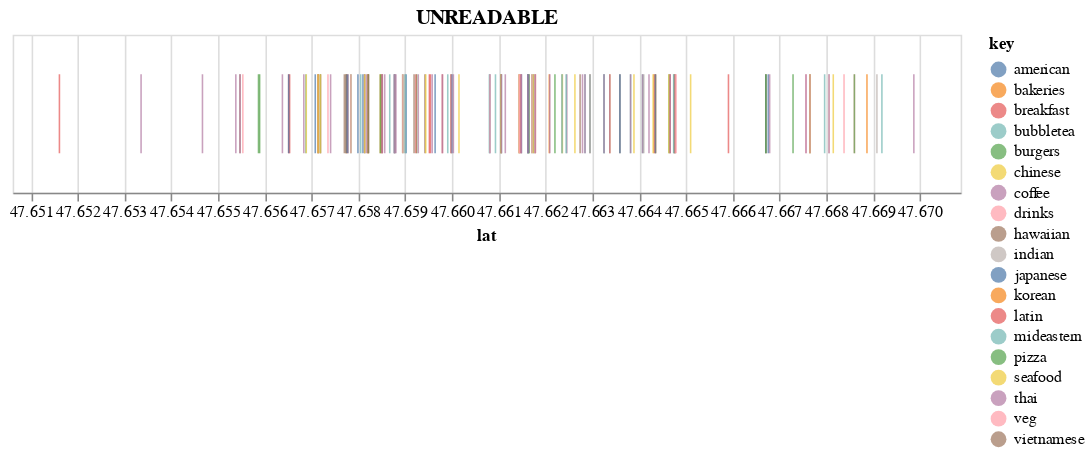

Here is the notebook cell this chart was saved with:
### Markdown cell above
**Part 4**

### Code cell
alt.Chart(d).mark_tick(height=50).encode(
    x=alt.X("lat:Q", scale=alt.Scale(domain=[d["lat"].min() - 1e-3, d["lat"].max() + 1e-3])),
    color=alt.Color('key')
).properties(
    width=600,
    height=100,
    title='UNREADABLE'
)

### Figure 1 — Vega-Lite specification as saved in the notebook (floating-point values rounded to 4 significant figures; data arrays with more than 128 entries replaced by an {"elided": "..."} marker saying what was removed)
{"config": {"view": {"continuousWidth": 300, "continuousHeight": 300}}, "data": {"name": "data-6dfcc2d045bece6fe69863e2539333af"}, "mark": {"type": "tick", "height": 50}, "encoding": {"color": {"field": "key", "type": "nominal"}, "x": {"field": "lat", "scale": {"domain": [47.65, 47.67]}, "type": "quantitative"}}, "height": 100, "title": "UNREADABLE", "width": 600, "$schema": "https://vega.github.io/schema/vega-lite/v5.8.0.json", "datasets": {"data-6dfcc2d045bece6fe69863e2539333af": {"elided": "182 records"}}}
